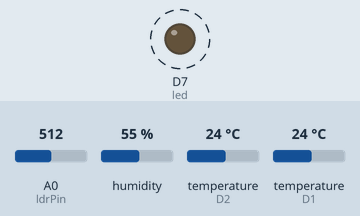
Recording of a sketch running on a simulated ESP8266 (NodeMCU). On the bench: output pins drawn as LEDs (lit = HIGH). Dashed ring = blinking. The inputs (shaded band) are chosen by the test bench; at power-on: A0 (ldrPin) = 512, humidity 55 %, temperature (sensors on D2, D1) 24 °C. WiFi joins after 1.5 s; servers stay silent unless stated; network time is answered at once with the bench clock; uploads are accepted with an empty reply; the local clock reads 2024-03-15 10:24:30 at power-on unless the sketch sets it; what the sketch prints to the serial monitor is not drawn.

Above: at 2.7 s.
Timing chart, 0 to 7.0 s (numbered marks = the images above):
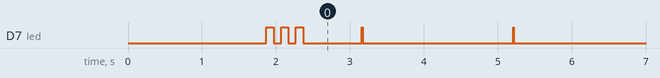

Measured:
- by itself, D7 (led): HIGH → LOW at 2.0 s, → HIGH 0.10 s later, → LOW 0.10 s later, → HIGH 0.10 s later, … (133 changes in this stretch)

The sketch:

AdvancedWS_Node.ino
```cpp
#include <NTPClient.h>
#include <ESP8266WiFi.h>
#include <WiFiUdp.h>
#include <DHT.h>
#include <OneWire.h>
#include <DallasTemperature.h>
#include <Wire.h>
#include <PubSubClient.h>

#define TAMANHO_STRING_SERIAL      ((4*8) + 7 + 1)  //8 canais (de 4 bytes de informação cada, em ASCII) e 7 separadores (;) e terminador de string (\0)

#define ONE_WIRE_BUS1 D1
OneWire oneWire1(ONE_WIRE_BUS1);
DallasTemperature sensor0(&oneWire1);

#define DHTTYPE DHT11
uint8_t DHTPin = D2;
DHT dht(DHTPin, DHTTYPE);

#define NTP_OFFSET   60 * 60      // In seconds
#define NTP_INTERVAL 60 * 1000    // In miliseconds
#define NTP_ADDRESS  "a.st1.ntp.br"
WiFiUDP ntpUDP;
NTPClient timeClient(ntpUDP, NTP_ADDRESS, NTP_OFFSET, NTP_INTERVAL);

const char *host   = "192.168.0.106";
const int httpPort = 5000;
const int   led    = D7;

int estacao   = 1;
String versao = "1.2";
String token  = "";

int ldrPin   = A0;
int tmp      = 80;
int ldrValor = 0;

String data = "";
String str  = "";

float  t, h, l, c;
float  tempC1, temp0, altit, pres0;

WiFiClient espClient;
PubSubClient MQTT(espClient);
char StringLeiturasADC[TAMANHO_STRING_SERIAL];

void initWiFi(void);
void reconectWiFi(void);
bool VerificaSerial(void);
void EnviaInformacoes(void);

void initWiFi() {
    delay(10);
    reconectWiFi();
}

void reconectWiFi() {
  const char *ssid     = "Katena's House";
  const char *password = "aruazI_sirC@13";
  WiFi.begin(ssid, password);

  Serial.println();
  Serial.println();
  Serial.print("Connecting to ");
  Serial.println(ssid);
  while (WiFi.status() != WL_CONNECTED) {
    digitalWrite(led, HIGH);
    delay(100);
    digitalWrite(led, LOW);
    Serial.print( "." );
  }

  Serial.println("");
  Serial.println("WiFi connected");
  Serial.print("IP address: ");
  Serial.println(WiFi.localIP());
}

bool VerificaSerial() {
  char c;
  int  i;

  if (Serial.available() <= 0)
    return false;

  //há dados sendo recebidos. Limpa buffer de recepção:
  memset(StringLeiturasADC, 0, TAMANHO_STRING_SERIAL);

  i = 0;
  do {
    c = Serial.read();
    if (c != '\0') {
      StringLeiturasADC[i] = c;
      i++;
    }
  } while (c != '\0');
  Serial.println("");
  return true;
}

void EnviaInformacoes(void) {
  Serial.println(StringLeiturasADC);
  String thisString1 = String(StringLeiturasADC);
  EncontraValor(thisString1, "Pressao", "pressao",   thisString1.indexOf("Pressao", 0), thisString1.indexOf("Pressao", 0)+7, 10000);
  EncontraValor(thisString1, "Solo",    "umid_solo", thisString1.indexOf("Solo",   23), thisString1.indexOf("Solo",   23)+4, 0);
  EncontraValor(thisString1, "Chuva",   "chuva",     thisString1.indexOf("Chuva",  37), thisString1.indexOf("Chuva",  37)+5, 0);
  EncontraValor(thisString1, "Som",     "som",       thisString1.indexOf("Som",    52), thisString1.indexOf("Som",    52)+3, 0);
}

void EncontraValor(String str1, String str2, String str3, int inicio, int fim, int limite) {
  int pos = 0;
  String temp = "";
  if (str2 == "Pressao") {
    pos = str1.indexOf("Pressao", 0);
    Serial.println(pos);
    if (pos > 0) {
      str1 = str1.substring(pos);
      Serial.println(str1);
    }
    else if (pos == 0) {
      temp = str1.substring(1);
      pos  = temp.indexOf("Pressao", 0);
      if (pos > 0) {
        Serial.println(pos);
        str1 = temp.substring(pos);
      }
    }
    Serial.println(str1);
  }

  if (str1.substring(inicio, fim) == str2) {
    Serial.print(str2);
    str2 = str1.substring(fim+2, fim+8);
    Serial.print(": ");
    if (str2.toFloat() > limite)
      EnviaDados(str2.toFloat(), str3, estacao);
  }
  else {
    Serial.print(str2);
    Serial.println(": ");
    Serial.print("NÃO Achou Substring ");
    Serial.println(str1.substring(inicio, fim));
  }
}

void EnviaDados(float valor, String tipo, int estacao) {
  WiFiClient client;
  timeClient.update();

  if (!client.connect(host, httpPort)) {
    Serial.println("connection failed");
    return;
  }

  String formattedTime    = timeClient.getFormattedTime();
  unsigned long epcohTime = timeClient.getEpochTime();

  data  = "{\"valor\": " + String(valor) + ", \"datahora\": " + String(epcohTime) + "}";
/*
  json=
  {
    "valor": 304.00,
    "datahora": 1607109786
  },
  headers=
  {
    "Authorization": "jwt eyJ0eXAiOiJKV1QiLCJhbGciOiJIUzI1NiJ9.eyJleHAiOjE2MDcxOTI0NzUsImlhdCI6MTYwNzEwNjA3NSwibmJmIjoxNjA3MTA2MDc1LCJpZGVudGl0eSI6MX0.gpFQ_KaX0DFd3ps8VHK7E5ly5L0doueUSbaYptgQVHI"
  }
*/
  client.println("POST /api/v" + versao + "/sensor/" + String(estacao) + "/" + tipo + " HTTP/1.1");
  client.print("Host: ");
  client.println(host);
  client.println("Accept: */*");
  client.println("Content-Type: application/json");
  client.print("Authorization: ");
  client.println(token);
  client.print("Content-Length: ");
  client.println(data.length());

  client.println();
  client.print(data);

  Serial.println(token);
  Serial.println(data);

  delay(20); // Can be changed
  if (client.connected()) {
    client.stop();  // DISCONNECT FROM THE SERVER
  }
  delay(20);
}

String RecebeToken() {
  WiFiClient client;
  String line, token2;

  if (!client.connect(host, httpPort)) {
    Serial.println("connection failed");
    return "Erro ao conectar";
  }

  data = "{\"email\": \"admin@gmail.com\", \"password\": \"12345678\"}";

  client.println("POST /token HTTP/1.1");
  client.print("Host: ");
  client.println(host);
  client.println("Accept: */*");
  client.println("Content-Type: application/json");
  client.print("Content-Length: ");
  client.println(data.length());
  client.println();
  client.print(data);

  delay(20); // Can be changed
  while (client.connected()) {
    if (client.available()) {
      line = client.readStringUntil('\n');
      if (line.indexOf("HTTP", 0) > 0) {
        Serial.print("[Response:]");
        Serial.println(line.substring(0, 15));
      }
      if (line.indexOf("access_token", 0) > 0)
        token2 = "\"jwt " + line.substring(line.indexOf("access_token", 0)+16);
    }
  }
  delay(20);
  return token2;
}

void setup() {
  Serial.begin(115200);

  initWiFi();

  sensor0.begin();
  if (sensor0.getDeviceCount() == 0)
    Serial.println("Sensor temperatura da água não encontrado");

  timeClient.begin();

  pinMode(led,    OUTPUT);
  pinMode(ldrPin, INPUT);
  pinMode(DHTPin, INPUT);

  dht.begin();

  token = RecebeToken();
  Serial.print("Token: ");
  Serial.println(token);

  digitalWrite(led, HIGH);
  delay(100);
  digitalWrite(led, LOW);
  delay(100);
  digitalWrite(led, HIGH);
  delay(100);
  digitalWrite(led, LOW);
  delay(100);
  digitalWrite(led, HIGH);
  delay(100);
  digitalWrite(led, LOW);
}

void loop() {
  VerificaSerial();
  EnviaInformacoes();

  sensor0.requestTemperatures();
  tempC1 = sensor0.getTempCByIndex(0);

  ldrValor = analogRead(ldrPin);
  l = 1024 - ldrValor;

  t = dht.readTemperature();
  h = dht.readHumidity();

  digitalWrite(led, HIGH);
  delay(10);
  digitalWrite(led, LOW);
  delay(10);

  Serial.print("Temperatura Amb.: ");
  EnviaDados(t, "temp_ambiente", estacao);
  Serial.print("Temperatura Água: ");
  EnviaDados(tempC1, "temp_agua", estacao);
  Serial.print("Umidade Relativa: ");
  EnviaDados(h, "umid_relativa", estacao);
  Serial.print("Luminosidade:     ");
  EnviaDados(l, "luminosidade", estacao);
}
```
